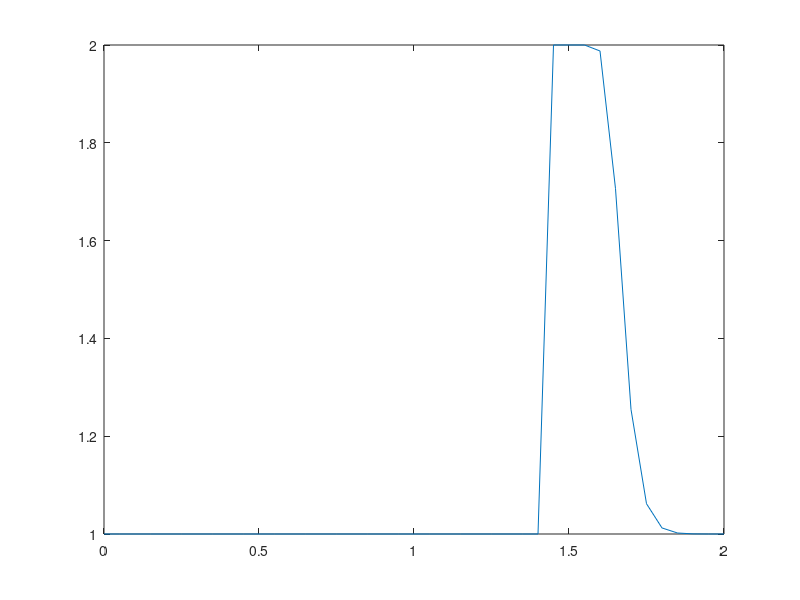

Source code (MATLAB):
nx = 41;
dx = 2./(nx-1);
nt = 20;    %nt is the number of timesteps we want to calculate
%dt = .25;  %dt is the amount of time each timestep covers (delta t)
c=1
sigma= 0.5

dt = sigma * dx % CFL Number implementation for preventing failures regarding time step - mesh size relation: CFL = u * dt / dx < CFL_max


u = ones(1,nx)      %as before, we initialize u with every value equal to 1.
u(1,0.5/dx : 1/dx+1)=2  %then set u = 2 between 0.5 and 1 as per our I.C.s

un = ones(1,nx) %initialize our placeholder array un, to hold the time-stepped solutio

for n=1:1:nt;  %iterate through time
    un = u %%copy the existing values of u into un
    for i=2:1:nx  %%now we'll iterate through the u array
    
     %%%This is the line from Step 1, copied exactly.  Edit it for our new equation.
     %%%then uncomment it and run the cell to evaluate Step 2   
      
          % u(i) = un(i)-c*dt/dx*(un(i)-un(i-1)) 
u(i)=un(i)-un(i)*dt/dx*(un(i)-un(i-1))
    
    end
    plot(linspace(0,2,nx),u) %%Plot the results
    pause(0.01)
 end
